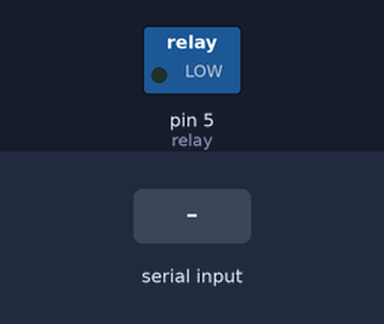
The sketch below on a simulated Arduino Uno, built with avr-gcc and run on an emulated ATmega328P. Parts: switched loads named in the sketch (green lamp = pin HIGH). Inputs (shaded band) come from the test bench.

Above: at 1.2 s.
1.3 s: "1" received over Serial
At 1.9 s:
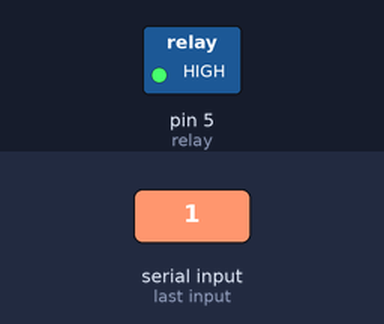
2.8 s: "0" received over Serial
At 3.1 s:
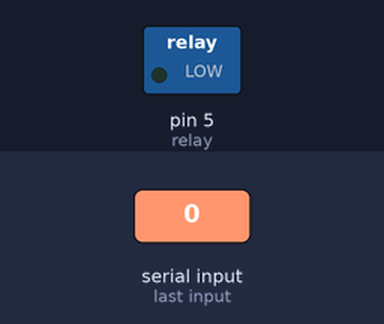
Timing chart, 0 to 5.8 s (numbered marks = the images above; inputs shaded):
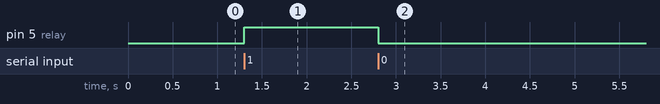

The sketch:

test_conveyor.ino
```cpp
#define relay 5

void setup() {
  pinMode(relay, OUTPUT);

  Serial.begin(9600);
}

void loop() {
  if (Serial.available() > 0) {
    char command = Serial.read();

    switch (command) {
      case '0': // Stop the motor
        stopMotor();
        break;
      case '1': // Turn motor in one direction
        runMotor();
        break;
      }
  }
}

void stopMotor() {
  digitalWrite(relay, LOW);
}
void runMotor() {
  digitalWrite(relay, HIGH);
}
```

Measured:
- after the input at 1.3 s, pin 5 (relay): LOW → HIGH at once
- after the input at 2.8 s, pin 5 (relay): HIGH → LOW at once
